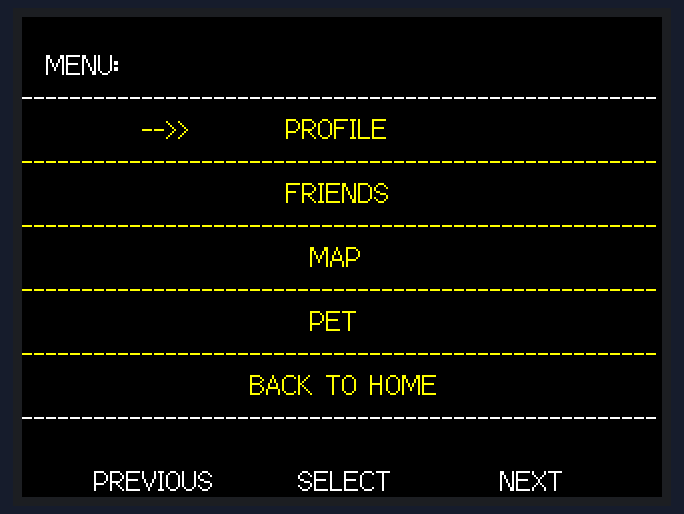
The sketch below on a simulated ESP32. Shown: 320×240 colour display.

Above: at 0.2 s.

The sketch:

menu.ino
```cpp
#include <M5Stack.h>

// the setup routine runs once when M5Stack starts up
void setup(){

  // Initialize the M5Stack object
  M5.begin();

  /*
    Power chip connected to gpio21, gpio22, I2C device
    Set battery charging voltage and current
    If used battery, please call this function in your project
  */
  M5.Power.begin();

  // LCD display
  M5.Lcd.print("\n");
  M5.Lcd.print("\n");
  M5.Lcd.setTextFont(2);
  M5.Lcd.println("  MENU:");
  M5.Lcd.println("-----------------------------------------------------");
  M5.Lcd.setTextColor(TFT_YELLOW);
  M5.Lcd.println("          -->>        PROFILE");
  M5.Lcd.println("-----------------------------------------------------");
  M5.Lcd.println("                      FRIENDS");
  M5.Lcd.println("-----------------------------------------------------");
  M5.Lcd.println("                        MAP");
  M5.Lcd.println("-----------------------------------------------------");
  M5.Lcd.println("                        PET");
  M5.Lcd.println("-----------------------------------------------------");
  M5.Lcd.println("                   BACK TO HOME");
  M5.Lcd.setTextColor(TFT_WHITE);
  M5.Lcd.println("-----------------------------------------------------");
  M5.Lcd.print("\n");
  M5.Lcd.println("      PREVIOUS       SELECT         NEXT");
}

// the loop routine runs over and over again forever
void loop() {

}
```
